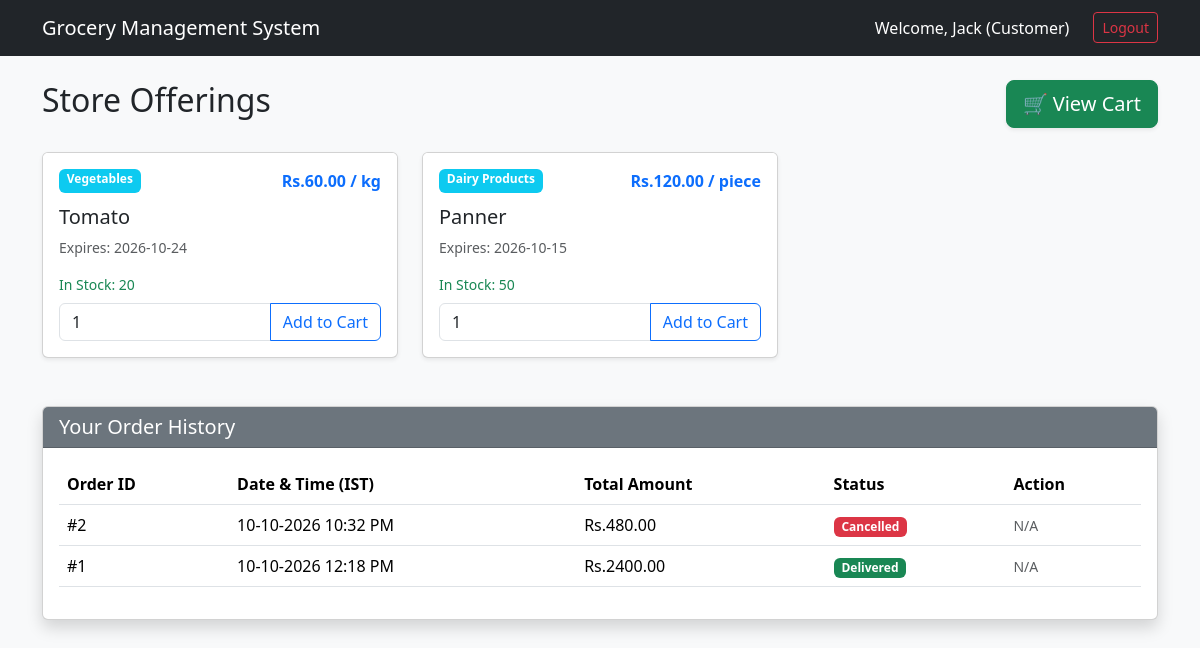
Screenshot of /customer (signed in) with the database file from the repository.
### app.py (models this page shows)
class Product(db.Model):
    id = db.Column(db.Integer, primary_key=True)
    name = db.Column(db.String(100), nullable=False)
    description = db.Column(db.Text)
    price = db.Column(db.Numeric(10, 2), nullable=False)
    stock = db.Column(db.Integer, nullable=False)
    units = db.Column(db.String(20), nullable=False) # kg, litre, etc.
    expiry_date = db.Column(db.Date, nullable=True)
    category_id = db.Column(db.Integer, db.ForeignKey('category.id'), nullable=False)

class Category(db.Model):
    id = db.Column(db.Integer, primary_key=True)
    name = db.Column(db.String(100), unique=True, nullable=False)
    description = db.Column(db.String(255))
    products = db.relationship('Product', backref='category', lazy=True)

class Order(db.Model):
    id = db.Column(db.Integer, primary_key=True)
    user_id = db.Column(db.Integer, db.ForeignKey('user.id'), nullable=False)
    order_date = db.Column(db.DateTime, default=datetime.utcnow)
    total_amount = db.Column(db.Numeric(10, 2), nullable=False)
    status = db.Column(db.String(50), default='Pending') # Pending/Confirmed/Delivered/Cancelled
    items = db.relationship('OrderItem', backref='order', lazy=True)
    payment = db.relationship('Payment', backref='order', uselist=False, lazy=True) # 1-to-1

### app.py (the view)
@app.route('/customer')
@login_required(role='Customer')
def customer_dashboard():
    products = Product.query.all()
    orders = Order.query.filter_by(user_id=session['user_id']).order_by(Order.order_date.desc()).all()
    return render_template('customer_dashboard.html', products=products, orders=orders)

### app.py (called while the page is built)
def login_required(role=None):
    def wrapper(fn):
        @wraps(fn)
        def decorated_view(*args, **kwargs):
            if 'user_id' not in session:
                flash('Please log in to access this page.')
                return redirect(url_for('login'))
            if role and session.get('role') != role:
                flash('Access denied. Unauthorized role.')
                return redirect(url_for('login'))
            return fn(*args, **kwargs)
        return decorated_view
    return wrapper

@app.template_filter('to_ist')
def to_ist_filter(dt):
    if dt is None:
        return ""
    ist_time = dt + timedelta(hours=5, minutes=30)
    return ist_time.strftime('%d-%m-%Y %I:%M %p')

### templates/customer_dashboard.html
{% extends "base.html" %}
{% block content %}
<div class="d-flex justify-content-between align-items-center mb-4">
    <h2>Store Offerings</h2>
    <a href="{{ url_for('view_cart') }}" class="btn btn-lg btn-success shadow-sm">
        🛒 View Cart
    </a>
</div>
<div class="row row-cols-1 row-cols-md-3 g-4 mb-5">
    {% for product in products %}
    <div class="col">
        <div class="card h-100 shadow-sm">
            <div class="card-header bg-white border-bottom-0 d-flex justify-content-between pt-3">
                <span class="badge bg-info">{{ product.category.name }}</span>
                <strong class="text-primary">Rs.{{ product.price }} / {{ product.units }}</strong>
            </div>
            <div class="card-body pt-1">
                <h5 class="card-title">{{ product.name }}</h5>
                <p class="card-text text-muted small">
                    {% if product.expiry_date %}
                        Expires: {{ product.expiry_date.strftime('%Y-%m-%d') }}
                    {% else %}
                        No expiry date.
                    {% endif %}
                </p>
                {% if product.stock > 0 %}
                    <p class="text-success small mb-2">In Stock: {{ product.stock }}</p>
                    <form method="POST" action="{{ url_for('add_to_cart', product_id=product.id) }}" class="input-group">
                        <input type="number" name="quantity" value="1" min="1" max="{{ product.stock }}" class="form-control">
                        <button type="submit" class="btn btn-outline-primary">Add to Cart</button>
                    </form>
                {% else %}
                    <p class="text-danger small mb-2 fw-bold">Out of Stock</p>
                    <button class="btn btn-secondary w-100" disabled>Unavailable</button>
                {% endif %}
            </div>
        </div>
    </div>
    {% else %}
    <div class="col-12 text-center">
        <p class="text-muted">The store is currently empty. Check back later!</p>
    </div>
    {% endfor %}
</div>
<div class="card shadow">
    <div class="card-header bg-secondary text-white">
        <h5 class="mb-0">Your Order History</h5>
    </div>
    <div class="card-body">
        <table class="table table-hover align-middle">
    <thead>
        <tr>
            <th>Order ID</th>
            <th>Date & Time (IST)</th>
            <th>Total Amount</th>
            <th>Status</th>
            <th>Action</th>
        </tr>
    </thead>
    <tbody>
        {% for order in orders %}
        <tr>
            <td>#{{ order.id }}</td>
            <td>{{ order.order_date | to_ist }}</td>
            <td>Rs.{{ order.total_amount }}</td>
            <td>
                <span class="badge
                    {% if order.status == 'Cancelled' %}bg-danger
                    {% elif order.status == 'Delivered' %}bg-success
                    {% else %}bg-dark{% endif %}">
                    {{ order.status }}
                </span>
            </td>
            <td>
                {% if order.status in ['Pending', 'Confirmed'] %}
                <form method="POST" action="{{ url_for('cancel_order', order_id=order.id) }}" onsubmit="return confirm('Are you sure you want to cancel this order?');">
                    <button type="submit" class="btn btn-sm btn-outline-danger">Cancel Order</button>
                </form>
                {% else %}
                <span class="text-muted small">N/A</span>
                {% endif %}
            </td>
        </tr>
        {% else %}
        <tr><td colspan="5" class="text-center">You haven't placed any orders yet.</td></tr>
        {% endfor %}
    </tbody>
</table>
    </div>
</div>
{% endblock %}

### templates/base.html (shortened to what this page needs)
<!DOCTYPE html>
<html lang="en">
<head>
    <link href="https://cdn.jsdelivr.net/npm/bootstrap@5.3.2/dist/css/bootstrap.min.css" rel="stylesheet">
</head>
<body class="bg-light">
    <nav class="navbar navbar-expand-lg navbar-dark bg-dark mb-4">
        <div class="container">
            <a class="navbar-brand" href="{{ url_for('index') }}">Grocery Management System</a>
            <div class="collapse navbar-collapse">
                <ul class="navbar-nav ms-auto">
                    {% if session.get('user_id') %}
                        <li class="nav-item">
                            <span class="nav-link text-white">Welcome, {{ session.get('name') }} ({{ session.get('role') }})</span>
                        </li>
                        <li class="nav-item">
                            <a class="btn btn-outline-danger btn-sm ms-3 mt-1" href="{{ url_for('logout') }}">Logout</a>
                        </li>
                    {% endif %}
                </ul>
            </div>
        </div>
    </nav>
    <div class="container">
        {% block content %}{% endblock %}
    </div>
</body>
</html>

### rows the page displays
Product: category.name "Vegetables", price "60.00", units "kg", name "Tomato", expiry_date "2026-10-24", stock "20"
Product: category.name "Dairy Products", price "120.00", units "piece", name "Panner", expiry_date "2026-10-15", stock "50"
Order: id "2", order_date|to_ist "10-10-2026 10:32 PM", total_amount "480.00", status "Cancelled", shows "N/A"
Order: id "1", order_date|to_ist "10-10-2026 12:18 PM", total_amount "2400.00", status "Delivered", shows "N/A"

### other values shown
{{ session.get('name') }} "Jack"
{{ session.get('role') }} "Customer"
